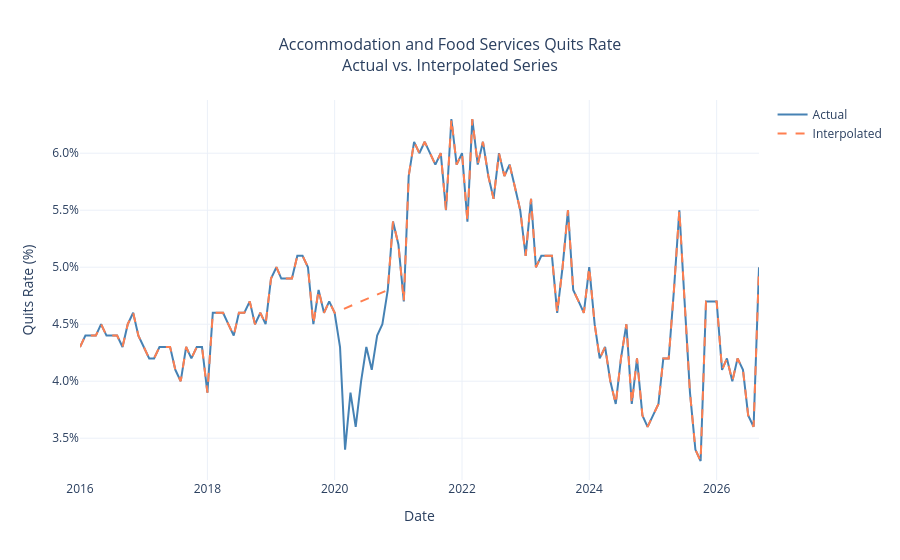

The cell this chart's notebook holds for it:
### Markdown cell above
## Full Series

Much like Up or On the Rocks, it's worth clarifying what this series is actually measuring. The JOLTS quits rate counts voluntary separations during the month as a percentage of employment. A worker who chooses to leave is a quit. Someone who gets laid off is not. That distinction matters because voluntary departures can offer insight into workers' willingness to leave their jobs without directly measuring their reasons for doing so.

This series covers accommodation and food services and is published by BLS on a seasonally adjusted basis. BLS makes that adjustment before the data is retrieved. No additional seasonal adjustment is applied in this notebook.

Quit rates were relatively steady between 2016 and 2019 compared with the larger movements that followed. A sharp decline occurred in early 2020, followed by a recovery toward pre-pandemic levels later that year.

From mid-2021 through early 2022, quit rates remained elevated, fluctuating around 6% and staying well above the pre-pandemic range. Rates subsequently trended downward, with observations below the pre-pandemic range appearing by late 2024. Substantial month-to-month swings were evident in 2025.

September 2026 brought a sharp rebound, with the quits rate rising to 5.0% from August’s 3.6%, an increase of 1.4 percentage points. That places the latest observation near the upper end of the pre-pandemic range, while remaining below the elevated rates seen during 2021–2022. The rebound interrupts the recent decline, but one month does not establish a sustained reversal.

The linear trend line remains nearly flat around 4.7% across the full period, masking substantial changes over time. The pandemic-era increase, subsequent decline, and latest rebound are more informative than the full-period slope alone. Recent observations have fallen both below and within the pre-pandemic range; these descriptive comparisons cannot establish whether the underlying baseline has changed.

*Note: JOLTS data comes from a survey of business establishments and is subject to revision as additional responses are received and annual updates are applied.*

### Code cell
# =============================================================================
# COVID Interpolation
# =============================================================================

df_raw = df.copy()
df_interp = df.copy()
df_interp.loc['2020-02-01':'2020-10-01', 'quit_rate'] = np.nan
df_interp['quit_rate'] = df_interp['quit_rate'].interpolate(method='time')

fig = go.Figure()

fig.add_trace(go.Scatter(
    x=df_raw.index, y=df_raw['quit_rate'],
    mode='lines', name='Actual',
    line=dict(color='steelblue', width=2),
    hovertemplate='%{x|%b %Y}: %{customdata}<extra></extra>',
    customdata=[f'{v:.1f}%' for v in df_raw['quit_rate']]
))

fig.add_trace(go.Scatter(
    x=df_interp.index, y=df_interp['quit_rate'],
    mode='lines', name='Interpolated',
    line=dict(color='coral', width=2, dash='dash'),
    hovertemplate='%{x|%b %Y}: %{customdata}<extra></extra>',
    customdata=[f'{v:.1f}%' for v in df_interp['quit_rate']]
))

fig.update_layout(
    title=dict(text='Accommodation and Food Services Quits Rate<br>Actual vs. Interpolated Series',
               x=0.5, font=dict(size=16)),
    xaxis_title='Date',
    yaxis_title='Quits Rate (%)',
    yaxis=dict(
        tickvals=[v / 10 for v in range(10, 75, 5)],
        ticktext=[f'{v / 10:.1f}%' for v in range(10, 75, 5)]
    ),
    hovermode='x unified',
    template='plotly_white'
)

fig.show()

### Figure 1 — Plotly figure (JSON) as saved in the notebook; plotly's stock layout.template omitted (floating-point values rounded to 4 significant figures; data arrays with more than 128 entries replaced by an {"elided": "..."} marker saying what was removed)
{"data": [{"customdata": {"elided": "129 str values"}, "hovertemplate": "%{x|%b %Y}: %{customdata}<extra></extra>", "line": {"color": "steelblue", "width": 2}, "mode": "lines", "name": "Actual", "type": "scatter", "x": {"elided": "129 str values"}, "y": {"elided": "129 float values"}}, {"customdata": {"elided": "129 str values"}, "hovertemplate": "%{x|%b %Y}: %{customdata}<extra></extra>", "line": {"color": "coral", "dash": "dash", "width": 2}, "mode": "lines", "name": "Interpolated", "type": "scatter", "x": {"elided": "129 str values"}, "y": {"elided": "129 float values"}}], "layout": {"hovermode": "x unified", "title": {"font": {"size": 16}, "text": "Accommodation and Food Services Quits Rate<br>Actual vs. Interpolated Series", "x": 0.5}, "xaxis": {"title": {"text": "Date"}}, "yaxis": {"ticktext": ["1.0%", "1.5%", "2.0%", "2.5%", "3.0%", "3.5%", "4.0%", "4.5%", "5.0%", "5.5%", "6.0%", "6.5%", "7.0%"], "tickvals": [1, 1.5, 2, 2.5, 3, 3.5, 4, 4.5, 5, 5.5, 6, 6.5, 7], "title": {"text": "Quits Rate (%)"}}}}
